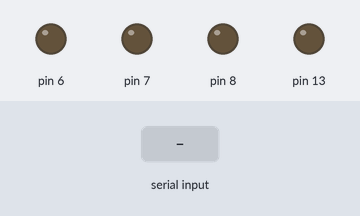
Simulated run of this sketch. Board: Arduino Uno, built with avr-gcc and run on an emulated ATmega328P. Parts: output pins drawn as LEDs (lit = HIGH). The test bench sets the inputs (shaded band). What the sketch prints to the serial monitor is not drawn.

Above: at 0.1 s.
At 5.1 s:
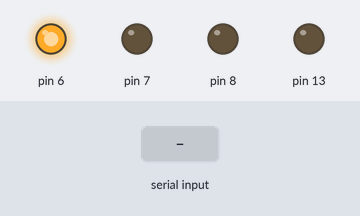
At 11.2 s:
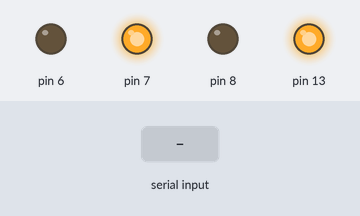
11.3 s: "90,45\n" received over Serial
Timing chart, 0 to 14.3 s (numbered marks = the images above; inputs shaded):
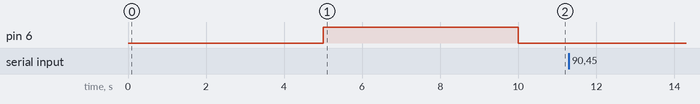

The sketch:

serialMegaServo.ino
```cpp
//Accepts a number between 800 and 2200 via serial and sends it to the servo
//I've explained the mapping of these numbers to angles at the bottom

#include <Servo.h>

//these are just sent to defaults so we dont get in the way of the servos
Servo suspActuatorRight;
Servo suspActuatorLeft;
Servo dumpActuator;
Servo doorActuatorLeft;
Servo doorActuatorRight;


 int val = -1;


//actual servos
Servo lr;
Servo lf;
Servo rf;
Servo rr;

void setup() {
  // initialize serial:
  Serial.begin(9600);
  //myservo.attach(9);

  analogWrite(6, 0);  //suspension actuators extended ('up')
  delay(5000);
  analogWrite(6, 255);
  delay(5000);
  analogWrite(6, 0);

  analogWrite(7, 255);  //dumpActuator retracted 'down'
  analogWrite(8, 0);    //auger stopped
  analogWrite(13, 255);  //door actuators retracted, 'closed'


  // servo pins valid Wed May 8 night

  //rf.attach(3);
  //rr.attach(5);
  //lr.attach(4);
  //dddlf.attach(2);


}

void loop() {
  // if there's any serial available, read it:
  while (Serial.available() > 0) {
    val = Serial.parseInt();
    Serial.println(val);

    rf.writeMicroseconds(val);
    rr.writeMicroseconds(val);
    lr.writeMicroseconds(val);
    lf.writeMicroseconds(val);

  }
  delay(200);
}

/*

HOW WRITEMICROSECONDS() WORKS WITH MEGASERVOS
---------------------------------------------


servo.attach() writes 93º, or approx 1500 usec
writemicroseconds() takes an argument sort of between 0 and 3000

Numbers between approx 900 and 2100 correspond to 0 and 180 physical degrees, respectively, but they write differently if you query Servo.read() you get something like 44 to 151 degrees

numbers just outside of that range correspond to continuous rotation in opposite directions.

800 will rotate continuously CCW, 2200 will rotate continuously CW

If spinning CCW after an 800 command, 900 will stop it in spot (with a small delay for communication)
if spinning CW after a 2200 command, 2100 will stop it in spot

If you mix and match the above, it will spin 180 deg. and then stop.

Numbers just outside of the 800-2100 range correspond to slow continuous rotation

*/
```

Measured:
- after the input at 11.3 s, every drawn part: stays the same
